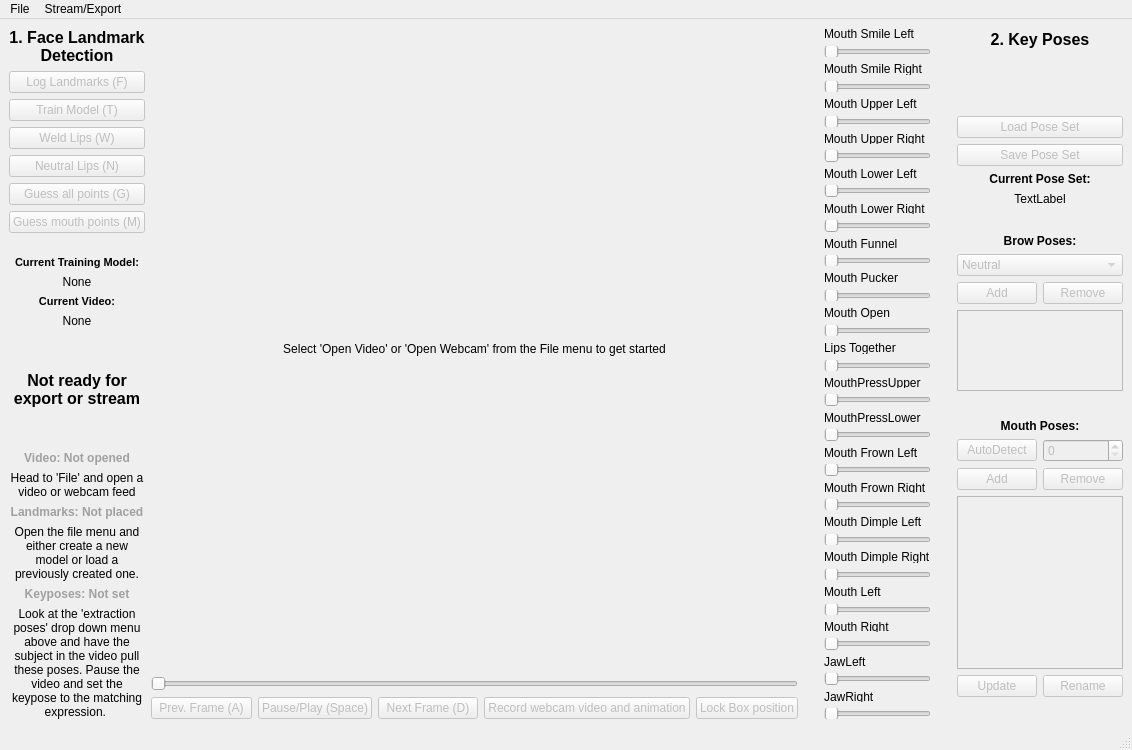
<?xml version="1.0" encoding="UTF-8"?>
<ui version="4.0">
 <class>MainWindow</class>
 <widget class="QMainWindow" name="MainWindow">
  <property name="geometry">
   <rect>
    <x>0</x>
    <y>0</y>
    <width>1132</width>
    <height>750</height>
   </rect>
  </property>
  <property name="sizePolicy">
   <sizepolicy hsizetype="Ignored" vsizetype="Ignored">
    <horstretch>0</horstretch>
    <verstretch>0</verstretch>
   </sizepolicy>
  </property>
  <property name="minimumSize">
   <size>
    <width>750</width>
    <height>750</height>
   </size>
  </property>
  <property name="windowTitle">
   <string>StrongTrack 0.8</string>
  </property>
  <widget class="QWidget" name="centralwidget">
   <property name="minimumSize">
    <size>
     <width>400</width>
     <height>400</height>
    </size>
   </property>
   <property name="mouseTracking">
    <bool>true</bool>
   </property>
   <layout class="QHBoxLayout" name="horizontalLayout_2">
    <item>
     <layout class="QHBoxLayout" name="horizontalLayout" stretch="1,10,0,1,0,1">
      <item>
       <layout class="QVBoxLayout" name="SideBar">
        <property name="spacing">
         <number>6</number>
        </property>
        <property name="sizeConstraint">
         <enum>QLayout::SetDefaultConstraint</enum>
        </property>
        <item>
         <layout class="QVBoxLayout" name="verticalLayout_2">
          <item>
           <spacer name="verticalSpacer_11">
            <property name="orientation">
             <enum>Qt::Vertical</enum>
            </property>
            <property name="sizeType">
             <enum>QSizePolicy::Maximum</enum>
            </property>
            <property name="sizeHint" stdset="0">
             <size>
              <width>20</width>
              <height>20</height>
             </size>
            </property>
           </spacer>
          </item>
          <item>
           <widget class="QLabel" name="label_17">
            <property name="font">
             <font>
              <pointsize>12</pointsize>
              <weight>75</weight>
              <bold>true</bold>
             </font>
            </property>
            <property name="text">
             <string>1. Face Landmark Detection</string>
            </property>
            <property name="alignment">
             <set>Qt::AlignCenter</set>
            </property>
            <property name="wordWrap">
             <bool>true</bool>
            </property>
           </widget>
          </item>
          <item>
           <spacer name="verticalSpacer_3">
            <property name="orientation">
             <enum>Qt::Vertical</enum>
            </property>
            <property name="sizeType">
             <enum>QSizePolicy::Maximum</enum>
            </property>
            <property name="sizeHint" stdset="0">
             <size>
              <width>120</width>
              <height>50</height>
             </size>
            </property>
           </spacer>
          </item>
          <item>
           <layout class="QVBoxLayout" name="verticalLayout_3">
            <item>
             <widget class="QPushButton" name="button_landmarks">
              <property name="enabled">
               <bool>false</bool>
              </property>
              <property name="text">
               <string>Log Landmarks (F)</string>
              </property>
             </widget>
            </item>
            <item>
             <widget class="QPushButton" name="button_train">
              <property name="enabled">
               <bool>false</bool>
              </property>
              <property name="text">
               <string>Train Model (T)</string>
              </property>
             </widget>
            </item>
            <item>
             <widget class="QPushButton" name="button_weld">
              <property name="enabled">
               <bool>false</bool>
              </property>
              <property name="text">
               <string>Weld Lips (W)</string>
              </property>
             </widget>
            </item>
            <item>
             <widget class="QPushButton" name="button_neutral">
              <property name="enabled">
               <bool>false</bool>
              </property>
              <property name="text">
               <string>Neutral Lips (N)</string>
              </property>
             </widget>
            </item>
            <item>
             <widget class="QPushButton" name="button_guess">
              <property name="enabled">
               <bool>false</bool>
              </property>
              <property name="text">
               <string>Guess all points (G)</string>
              </property>
             </widget>
            </item>
            <item>
             <widget class="QPushButton" name="button_mouth">
              <property name="enabled">
               <bool>false</bool>
              </property>
              <property name="text">
               <string>Guess mouth points (M)</string>
              </property>
             </widget>
            </item>
           </layout>
          </item>
          <item>
           <spacer name="verticalSpacer_2">
            <property name="orientation">
             <enum>Qt::Vertical</enum>
            </property>
            <property name="sizeType">
             <enum>QSizePolicy::Maximum</enum>
            </property>
            <property name="sizeHint" stdset="0">
             <size>
              <width>20</width>
              <height>40</height>
             </size>
            </property>
           </spacer>
          </item>
          <item>
           <layout class="QVBoxLayout" name="verticalLayout_5">
            <item>
             <spacer name="verticalSpacer">
              <property name="orientation">
               <enum>Qt::Vertical</enum>
              </property>
              <property name="sizeHint" stdset="0">
               <size>
                <width>20</width>
                <height>20</height>
               </size>
              </property>
             </spacer>
            </item>
            <item>
             <widget class="QLabel" name="label_currentmodeltitle">
              <property name="font">
               <font>
                <pointsize>8</pointsize>
                <weight>75</weight>
                <bold>true</bold>
               </font>
              </property>
              <property name="text">
               <string>Current Training Model:</string>
              </property>
              <property name="alignment">
               <set>Qt::AlignCenter</set>
              </property>
              <property name="wordWrap">
               <bool>true</bool>
              </property>
             </widget>
            </item>
            <item>
             <widget class="QLabel" name="label_currentmodel">
              <property name="text">
               <string>None</string>
              </property>
              <property name="alignment">
               <set>Qt::AlignCenter</set>
              </property>
             </widget>
            </item>
            <item>
             <widget class="QLabel" name="label_currentVideoTitle">
              <property name="font">
               <font>
                <pointsize>8</pointsize>
                <weight>75</weight>
                <bold>true</bold>
               </font>
              </property>
              <property name="text">
               <string>Current Video:</string>
              </property>
              <property name="alignment">
               <set>Qt::AlignCenter</set>
              </property>
             </widget>
            </item>
            <item>
             <widget class="QLabel" name="label_currentVideo">
              <property name="text">
               <string>None</string>
              </property>
              <property name="alignment">
               <set>Qt::AlignCenter</set>
              </property>
             </widget>
            </item>
            <item>
             <spacer name="verticalSpacer_5">
              <property name="orientation">
               <enum>Qt::Vertical</enum>
              </property>
              <property name="sizeHint" stdset="0">
               <size>
                <width>20</width>
                <height>40</height>
               </size>
              </property>
             </spacer>
            </item>
            <item>
             <widget class="QLabel" name="label_exportready">
              <property name="enabled">
               <bool>true</bool>
              </property>
              <property name="palette">
               <palette>
                <active>
                 <colorrole role="WindowText">
                  <brush brushstyle="SolidPattern">
                   <color alpha="255">
                    <red>170</red>
                    <green>0</green>
                    <blue>0</blue>
                   </color>
                  </brush>
                 </colorrole>
                </active>
                <inactive>
                 <colorrole role="WindowText">
                  <brush brushstyle="SolidPattern">
                   <color alpha="255">
                    <red>0</red>
                    <green>0</green>
                    <blue>0</blue>
                   </color>
                  </brush>
                 </colorrole>
                </inactive>
                <disabled>
                 <colorrole role="WindowText">
                  <brush brushstyle="SolidPattern">
                   <color alpha="255">
                    <red>0</red>
                    <green>170</green>
                    <blue>0</blue>
                   </color>
                  </brush>
                 </colorrole>
                </disabled>
               </palette>
              </property>
              <property name="font">
               <font>
                <pointsize>12</pointsize>
                <weight>75</weight>
                <bold>true</bold>
               </font>
              </property>
              <property name="text">
               <string>Not ready for export or stream</string>
              </property>
              <property name="alignment">
               <set>Qt::AlignCenter</set>
              </property>
              <property name="wordWrap">
               <bool>true</bool>
              </property>
             </widget>
            </item>
            <item>
             <spacer name="verticalSpacer_4">
              <property name="orientation">
               <enum>Qt::Vertical</enum>
              </property>
              <property name="sizeHint" stdset="0">
               <size>
                <width>20</width>
                <height>40</height>
               </size>
              </property>
             </spacer>
            </item>
            <item>
             <widget class="QLabel" name="label_videotitle">
              <property name="enabled">
               <bool>true</bool>
              </property>
              <property name="palette">
               <palette>
                <active>
                 <colorrole role="WindowText">
                  <brush brushstyle="SolidPattern">
                   <color alpha="255">
                    <red>170</red>
                    <green>0</green>
                    <blue>0</blue>
                   </color>
                  </brush>
                 </colorrole>
                </active>
                <inactive>
                 <colorrole role="WindowText">
                  <brush brushstyle="SolidPattern">
                   <color alpha="255">
                    <red>160</red>
                    <green>160</green>
                    <blue>160</blue>
                   </color>
                  </brush>
                 </colorrole>
                </inactive>
                <disabled>
                 <colorrole role="WindowText">
                  <brush brushstyle="SolidPattern">
                   <color alpha="255">
                    <red>0</red>
                    <green>170</green>
                    <blue>0</blue>
                   </color>
                  </brush>
                 </colorrole>
                </disabled>
               </palette>
              </property>
              <property name="font">
               <font>
                <weight>75</weight>
                <bold>true</bold>
               </font>
              </property>
              <property name="text">
               <string>Video: Not opened</string>
              </property>
              <property name="alignment">
               <set>Qt::AlignCenter</set>
              </property>
              <property name="wordWrap">
               <bool>true</bool>
              </property>
             </widget>
            </item>
            <item>
             <widget class="QLabel" name="label_videoflavour">
              <property name="text">
               <string>Head to 'File' and open a video or webcam feed</string>
              </property>
              <property name="alignment">
               <set>Qt::AlignCenter</set>
              </property>
              <property name="wordWrap">
               <bool>true</bool>
              </property>
             </widget>
            </item>
            <item>
             <widget class="QLabel" name="label_landmarks">
              <property name="enabled">
               <bool>true</bool>
              </property>
              <property name="palette">
               <palette>
                <active>
                 <colorrole role="WindowText">
                  <brush brushstyle="SolidPattern">
                   <color alpha="255">
                    <red>170</red>
                    <green>0</green>
                    <blue>0</blue>
                   </color>
                  </brush>
                 </colorrole>
                </active>
                <inactive>
                 <colorrole role="WindowText">
                  <brush brushstyle="SolidPattern">
                   <color alpha="255">
                    <red>160</red>
                    <green>160</green>
                    <blue>160</blue>
                   </color>
                  </brush>
                 </colorrole>
                </inactive>
                <disabled>
                 <colorrole role="WindowText">
                  <brush brushstyle="SolidPattern">
                   <color alpha="255">
                    <red>0</red>
                    <green>170</green>
                    <blue>0</blue>
                   </color>
                  </brush>
                 </colorrole>
                </disabled>
               </palette>
              </property>
              <property name="font">
               <font>
                <weight>75</weight>
                <bold>true</bold>
               </font>
              </property>
              <property name="text">
               <string>Landmarks: Not placed</string>
              </property>
              <property name="alignment">
               <set>Qt::AlignCenter</set>
              </property>
              <property name="wordWrap">
               <bool>true</bool>
              </property>
             </widget>
            </item>
            <item>
             <widget class="QLabel" name="label_landmarksflavour">
              <property name="text">
               <string>Open the file menu and either create a new model or load a previously created one.</string>
              </property>
              <property name="alignment">
               <set>Qt::AlignCenter</set>
              </property>
              <property name="wordWrap">
               <bool>true</bool>
              </property>
             </widget>
            </item>
            <item>
             <widget class="QLabel" name="label_keyposes">
              <property name="enabled">
               <bool>true</bool>
              </property>
              <property name="palette">
               <palette>
                <active>
                 <colorrole role="WindowText">
                  <brush brushstyle="SolidPattern">
                   <color alpha="255">
                    <red>170</red>
                    <green>0</green>
                    <blue>0</blue>
                   </color>
                  </brush>
                 </colorrole>
                 <colorrole role="Text">
                  <brush brushstyle="SolidPattern">
                   <color alpha="255">
                    <red>255</red>
                    <green>0</green>
                    <blue>0</blue>
                   </color>
                  </brush>
                 </colorrole>
                </active>
                <inactive>
                 <colorrole role="WindowText">
                  <brush brushstyle="SolidPattern">
                   <color alpha="255">
                    <red>160</red>
                    <green>160</green>
                    <blue>160</blue>
                   </color>
                  </brush>
                 </colorrole>
                 <colorrole role="Text">
                  <brush brushstyle="SolidPattern">
                   <color alpha="255">
                    <red>0</red>
                    <green>0</green>
                    <blue>0</blue>
                   </color>
                  </brush>
                 </colorrole>
                </inactive>
                <disabled>
                 <colorrole role="WindowText">
                  <brush brushstyle="SolidPattern">
                   <color alpha="255">
                    <red>0</red>
                    <green>170</green>
                    <blue>0</blue>
                   </color>
                  </brush>
                 </colorrole>
                 <colorrole role="Text">
                  <brush brushstyle="SolidPattern">
                   <color alpha="255">
                    <red>120</red>
                    <green>120</green>
                    <blue>120</blue>
                   </color>
                  </brush>
                 </colorrole>
                </disabled>
               </palette>
              </property>
              <property name="font">
               <font>
                <weight>75</weight>
                <bold>true</bold>
               </font>
              </property>
              <property name="text">
               <string>Keyposes: Not set</string>
              </property>
              <property name="alignment">
               <set>Qt::AlignCenter</set>
              </property>
              <property name="wordWrap">
               <bool>true</bool>
              </property>
             </widget>
            </item>
            <item>
             <widget class="QLabel" name="label_keyposesflavour">
              <property name="text">
               <string>Look at the 'extraction poses' drop down menu above and have the subject in the video pull these poses. Pause the video and set the keypose to the matching expression. </string>
              </property>
              <property name="alignment">
               <set>Qt::AlignCenter</set>
              </property>
              <property name="wordWrap">
               <bool>true</bool>
              </property>
             </widget>
            </item>
           </layout>
          </item>
         </layout>
        </item>
       </layout>
      </item>
      <item>
       <layout class="QVBoxLayout" name="RightBar" stretch="50,0,0,1">
        <item>
         <layout class="QHBoxLayout" name="vidholder" stretch="0">
          <item alignment="Qt::AlignHCenter|Qt::AlignVCenter">
           <widget class="QLabel" name="label">
            <property name="mouseTracking">
             <bool>true</bool>
            </property>
            <property name="text">
             <string>Select 'Open Video' or 'Open Webcam' from the File menu to get started</string>
            </property>
            <property name="alignment">
             <set>Qt::AlignCenter</set>
            </property>
           </widget>
          </item>
         </layout>
        </item>
        <item>
         <layout class="QHBoxLayout" name="horizontalLayout_7"/>
        </item>
        <item>
         <widget class="QSlider" name="horizontalSlider">
          <property name="enabled">
           <bool>false</bool>
          </property>
          <property name="orientation">
           <enum>Qt::Horizontal</enum>
          </property>
         </widget>
        </item>
        <item>
         <layout class="QVBoxLayout" name="verticalLayout">
          <item>
           <layout class="QHBoxLayout" name="horizontalLayout_3">
            <item>
             <widget class="QPushButton" name="button_prevFrame">
              <property name="enabled">
               <bool>false</bool>
              </property>
              <property name="text">
               <string>Prev. Frame (A)</string>
              </property>
             </widget>
            </item>
            <item>
             <widget class="QPushButton" name="button_playPause">
              <property name="enabled">
               <bool>false</bool>
              </property>
              <property name="text">
               <string>Pause/Play (Space)</string>
              </property>
             </widget>
            </item>
            <item>
             <widget class="QPushButton" name="button_nextFrame">
              <property name="enabled">
               <bool>false</bool>
              </property>
              <property name="text">
               <string>Next Frame (D)</string>
              </property>
             </widget>
            </item>
            <item>
             <widget class="QPushButton" name="button_record">
              <property name="enabled">
               <bool>false</bool>
              </property>
              <property name="text">
               <string>Record webcam video and animation</string>
              </property>
             </widget>
            </item>
            <item>
             <widget class="QPushButton" name="button_lockWebcamBox">
              <property name="enabled">
               <bool>false</bool>
              </property>
              <property name="text">
               <string>Lock Box position</string>
              </property>
             </widget>
            </item>
           </layout>
          </item>
         </layout>
        </item>
       </layout>
      </item>
      <item>
       <spacer name="verticalSpacer_13">
        <property name="orientation">
         <enum>Qt::Vertical</enum>
        </property>
        <property name="sizeHint" stdset="0">
         <size>
          <width>20</width>
          <height>40</height>
         </size>
        </property>
       </spacer>
      </item>
      <item>
       <layout class="QVBoxLayout" name="verticalLayout_6">
        <item>
         <layout class="QVBoxLayout" name="verticalLayout_7">
          <item>
           <widget class="QLabel" name="label_6">
            <property name="text">
             <string>Mouth Smile Left</string>
            </property>
           </widget>
          </item>
          <item>
           <widget class="QSlider" name="slider_mouth_smile_left">
            <property name="orientation">
             <enum>Qt::Horizontal</enum>
            </property>
           </widget>
          </item>
          <item>
           <widget class="QLabel" name="label_14">
            <property name="text">
             <string>Mouth Smile Right</string>
            </property>
           </widget>
          </item>
          <item>
           <widget class="QSlider" name="slider_mouth_smile_right">
            <property name="orientation">
             <enum>Qt::Horizontal</enum>
            </property>
           </widget>
          </item>
          <item>
           <widget class="QLabel" name="label_4">
            <property name="text">
             <string>Mouth Upper Left</string>
            </property>
           </widget>
          </item>
          <item>
           <widget class="QSlider" name="slider_mouth_upper_left">
            <property name="enabled">
             <bool>false</bool>
            </property>
            <property name="orientation">
             <enum>Qt::Horizontal</enum>
            </property>
           </widget>
          </item>
          <item>
           <widget class="QLabel" name="label_mouth_upper_right">
            <property name="text">
             <string>Mouth Upper Right</string>
            </property>
           </widget>
          </item>
          <item>
           <widget class="QSlider" name="slider_mouth_upper_right">
            <property name="enabled">
             <bool>false</bool>
            </property>
            <property name="orientation">
             <enum>Qt::Horizontal</enum>
            </property>
           </widget>
          </item>
          <item>
           <widget class="QLabel" name="label_mouth_lower_left">
            <property name="text">
             <string>Mouth Lower Left</string>
            </property>
           </widget>
          </item>
          <item>
           <widget class="QSlider" name="slider_mouth_lower_left">
            <property name="enabled">
             <bool>false</bool>
            </property>
            <property name="orientation">
             <enum>Qt::Horizontal</enum>
            </property>
           </widget>
          </item>
          <item>
           <widget class="QLabel" name="label_mouth_lower_right">
            <property name="text">
             <string>Mouth Lower Right</string>
            </property>
           </widget>
          </item>
          <item>
           <widget class="QSlider" name="slider_mouth_lower_right">
            <property name="enabled">
             <bool>false</bool>
            </property>
            <property name="orientation">
             <enum>Qt::Horizontal</enum>
            </property>
           </widget>
          </item>
          <item>
           <widget class="QLabel" name="label_mouth_funnel">
            <property name="text">
             <string>Mouth Funnel</string>
            </property>
           </widget>
          </item>
          <item>
           <widget class="QSlider" name="slider_mouth_funnel">
            <property name="enabled">
             <bool>false</bool>
            </property>
            <property name="orientation">
             <enum>Qt::Horizontal</enum>
            </property>
           </widget>
          </item>
          <item>
           <widget class="QLabel" name="label_mouth_pucker">
            <property name="text">
             <string>Mouth Pucker</string>
            </property>
           </widget>
          </item>
          <item>
           <widget class="QSlider" name="slider_mouth_pucker">
            <property name="enabled">
             <bool>false</bool>
            </property>
            <property name="orientation">
             <enum>Qt::Horizontal</enum>
            </property>
           </widget>
          </item>
          <item>
           <widget class="QLabel" name="label_mouth_open">
            <property name="text">
             <string>Mouth Open</string>
            </property>
           </widget>
          </item>
          <item>
           <widget class="QSlider" name="slider_mouth_open">
            <property name="enabled">
             <bool>false</bool>
            </property>
            <property name="orientation">
             <enum>Qt::Horizontal</enum>
            </property>
           </widget>
          </item>
          <item>
           <widget class="QLabel" name="label_5">
            <property name="text">
             <string>Lips Together</string>
            </property>
           </widget>
          </item>
          <item>
           <widget class="QSlider" name="slider_lips_together">
            <property name="enabled">
             <bool>false</bool>
            </property>
            <property name="orientation">
             <enum>Qt::Horizontal</enum>
            </property>
           </widget>
          </item>
          <item>
           <widget class="QLabel" name="label_mouth_press_upper">
            <property name="text">
             <string>MouthPressUpper</string>
            </property>
           </widget>
          </item>
          <item>
           <widget class="QSlider" name="slider_mouth_press_upper">
            <property name="enabled">
             <bool>false</bool>
            </property>
            <property name="orientation">
             <enum>Qt::Horizontal</enum>
            </property>
           </widget>
          </item>
          <item>
           <widget class="QLabel" name="label_7">
            <property name="text">
             <string>MouthPressLower</string>
            </property>
           </widget>
          </item>
          <item>
           <widget class="QSlider" name="slider_mouth_press_lower">
            <property name="enabled">
             <bool>false</bool>
            </property>
            <property name="orientation">
             <enum>Qt::Horizontal</enum>
            </property>
           </widget>
          </item>
          <item>
           <widget class="QLabel" name="label_8">
            <property name="text">
             <string>Mouth Frown Left</string>
            </property>
           </widget>
          </item>
          <item>
           <widget class="QSlider" name="slider_mouth_frown_left">
            <property name="enabled">
             <bool>false</bool>
            </property>
            <property name="orientation">
             <enum>Qt::Horizontal</enum>
            </property>
           </widget>
          </item>
          <item>
           <widget class="QLabel" name="label_9">
            <property name="text">
             <string>Mouth Frown Right</string>
            </property>
           </widget>
          </item>
          <item>
           <widget class="QSlider" name="slider_mouth_frown_right">
            <property name="enabled">
             <bool>false</bool>
            </property>
            <property name="orientation">
             <enum>Qt::Horizontal</enum>
            </property>
           </widget>
          </item>
          <item>
           <widget class="QLabel" name="label_13">
            <property name="text">
             <string>Mouth Dimple Left</string>
            </property>
           </widget>
          </item>
          <item>
           <widget class="QSlider" name="slider_mouth_dimple_left">
            <property name="enabled">
             <bool>false</bool>
            </property>
            <property name="orientation">
             <enum>Qt::Horizontal</enum>
            </property>
           </widget>
          </item>
          <item>
           <widget class="QLabel" name="label_12">
            <property name="text">
             <string>Mouth Dimple Right</string>
            </property>
           </widget>
          </item>
          <item>
           <widget class="QSlider" name="slider_mouth_dimple_right">
            <property name="enabled">
             <bool>false</bool>
            </property>
            <property name="orientation">
             <enum>Qt::Horizontal</enum>
            </property>
           </widget>
          </item>
          <item>
           <widget class="QLabel" name="label_11">
            <property name="text">
             <string>Mouth Left</string>
            </property>
           </widget>
          </item>
          <item>
           <widget class="QSlider" name="slider_mouth_left">
            <property name="enabled">
             <bool>false</bool>
            </property>
            <property name="orientation">
             <enum>Qt::Horizontal</enum>
            </property>
           </widget>
          </item>
          <item>
           <widget class="QLabel" name="label_10">
            <property name="text">
             <string>Mouth Right</string>
            </property>
           </widget>
          </item>
          <item>
           <widget class="QSlider" name="slider_mouth_right">
            <property name="enabled">
             <bool>false</bool>
            </property>
            <property name="orientation">
             <enum>Qt::Horizontal</enum>
            </property>
           </widget>
          </item>
          <item>
           <widget class="QLabel" name="label_15">
            <property name="text">
             <string>JawLeft</string>
            </property>
           </widget>
          </item>
          <item>
           <widget class="QSlider" name="slider_jaw_left">
            <property name="enabled">
             <bool>false</bool>
            </property>
            <property name="orientation">
             <enum>Qt::Horizontal</enum>
            </property>
           </widget>
          </item>
          <item>
           <widget class="QLabel" name="label_16">
            <property name="text">
             <string>JawRight</string>
            </property>
           </widget>
          </item>
          <item>
           <widget class="QSlider" name="slider_jaw_right">
            <property name="enabled">
             <bool>false</bool>
            </property>
            <property name="orientation">
             <enum>Qt::Horizontal</enum>
            </property>
           </widget>
          </item>
         </layout>
        </item>
       </layout>
      </item>
      <item>
       <spacer name="verticalSpacer_12">
        <property name="orientation">
         <enum>Qt::Vertical</enum>
        </property>
        <property name="sizeHint" stdset="0">
         <size>
          <width>20</width>
          <height>40</height>
         </size>
        </property>
       </spacer>
      </item>
      <item>
       <layout class="QVBoxLayout" name="verticalLayout_4">
        <item>
         <spacer name="verticalSpacer_10">
          <property name="orientation">
           <enum>Qt::Vertical</enum>
          </property>
          <property name="sizeType">
           <enum>QSizePolicy::Maximum</enum>
          </property>
          <property name="sizeHint" stdset="0">
           <size>
            <width>20</width>
            <height>20</height>
           </size>
          </property>
         </spacer>
        </item>
        <item>
         <widget class="QLabel" name="label_20">
          <property name="font">
           <font>
            <pointsize>12</pointsize>
            <weight>75</weight>
            <bold>true</bold>
           </font>
          </property>
          <property name="text">
           <string>2. Key Poses</string>
          </property>
          <property name="alignment">
           <set>Qt::AlignCenter</set>
          </property>
         </widget>
        </item>
        <item>
         <spacer name="verticalSpacer_9">
          <property name="orientation">
           <enum>Qt::Vertical</enum>
          </property>
          <property name="sizeType">
           <enum>QSizePolicy::Maximum</enum>
          </property>
          <property name="sizeHint" stdset="0">
           <size>
            <width>20</width>
            <height>80</height>
           </size>
          </property>
         </spacer>
        </item>
        <item>
         <layout class="QHBoxLayout" name="horizontalLayout_6"/>
        </item>
        <item>
         <widget class="QPushButton" name="button_loadSolve">
          <property name="enabled">
           <bool>false</bool>
          </property>
          <property name="text">
           <string>Load Pose Set</string>
          </property>
         </widget>
        </item>
        <item>
         <widget class="QPushButton" name="button_saveSolve">
          <property name="enabled">
           <bool>false</bool>
          </property>
          <property name="text">
           <string>Save Pose Set</string>
          </property>
         </widget>
        </item>
        <item>
         <widget class="QLabel" name="label_2">
          <property name="font">
           <font>
            <weight>75</weight>
            <bold>true</bold>
           </font>
          </property>
          <property name="text">
           <string>Current Pose Set:</string>
          </property>
          <property name="alignment">
           <set>Qt::AlignCenter</set>
          </property>
         </widget>
        </item>
        <item>
         <widget class="QLabel" name="label_3">
          <property name="text">
           <string>TextLabel</string>
          </property>
          <property name="alignment">
           <set>Qt::AlignCenter</set>
          </property>
         </widget>
        </item>
        <item>
         <spacer name="verticalSpacer_7">
          <property name="orientation">
           <enum>Qt::Vertical</enum>
          </property>
          <property name="sizeHint" stdset="0">
           <size>
            <width>20</width>
            <height>40</height>
           </size>
          </property>
         </spacer>
        </item>
        <item>
         <widget class="QLabel" name="label_19">
          <property name="font">
           <font>
            <weight>75</weight>
            <bold>true</bold>
           </font>
          </property>
          <property name="text">
           <string>Brow Poses:</string>
          </property>
          <property name="alignment">
           <set>Qt::AlignCenter</set>
          </property>
         </widget>
        </item>
        <item>
         <widget class="QComboBox" name="comboBox_brows">
          <property name="enabled">
           <bool>false</bool>
          </property>
          <item>
           <property name="text">
            <string>Neutral</string>
           </property>
          </item>
          <item>
           <property name="text">
            <string>Brow Down</string>
           </property>
          </item>
          <item>
           <property name="text">
            <string>Brow Up</string>
           </property>
          </item>
         </widget>
        </item>
        <item>
         <layout class="QHBoxLayout" name="horizontalLayout_8">
          <item>
           <widget class="QPushButton" name="button_addBrowSolve">
            <property name="enabled">
             <bool>false</bool>
            </property>
            <property name="text">
             <string>Add</string>
            </property>
           </widget>
          </item>
          <item>
           <widget class="QPushButton" name="button_removeBrowSolve">
            <property name="enabled">
             <bool>false</bool>
            </property>
            <property name="text">
             <string>Remove</string>
            </property>
           </widget>
          </item>
         </layout>
        </item>
        <item>
         <widget class="QListWidget" name="listWidget_brow">
          <property name="enabled">
           <bool>false</bool>
          </property>
          <property name="maximumSize">
           <size>
            <width>16777215</width>
            <height>100</height>
           </size>
          </property>
         </widget>
        </item>
        <item>
         <spacer name="verticalSpacer_6">
          <property name="orientation">
           <enum>Qt::Vertical</enum>
          </property>
          <property name="sizeHint" stdset="0">
           <size>
            <width>20</width>
            <height>40</height>
           </size>
          </property>
         </spacer>
        </item>
        <item>
         <widget class="QLabel" name="label_18">
          <property name="font">
           <font>
            <weight>75</weight>
            <bold>true</bold>
           </font>
          </property>
          <property name="text">
           <string>Mouth Poses:</string>
          </property>
          <property name="alignment">
           <set>Qt::AlignCenter</set>
          </property>
         </widget>
        </item>
        <item>
         <layout class="QHBoxLayout" name="autodetectLayout">
          <item>
           <widget class="QPushButton" name="button_autoDetect">
            <property name="enabled">
             <bool>false</bool>
            </property>
            <property name="text">
             <string>AutoDetect</string>
            </property>
           </widget>
          </item>
          <item>
           <widget class="QSpinBox" name="autoDetectNumber">
            <property name="enabled">
             <bool>false</bool>
            </property>
           </widget>
          </item>
         </layout>
        </item>
        <item>
         <layout class="QHBoxLayout" name="horizontalLayout_5">
          <item>
           <widget class="QPushButton" name="button_addSolve">
            <property name="enabled">
             <bool>false</bool>
            </property>
            <property name="text">
             <string>Add</string>
            </property>
           </widget>
          </item>
          <item>
           <widget class="QPushButton" name="button_removeSolve">
            <property name="enabled">
             <bool>false</bool>
            </property>
            <property name="text">
             <string>Remove</string>
            </property>
           </widget>
          </item>
         </layout>
        </item>
        <item>
         <widget class="QListWidget" name="listWidget">
          <property name="enabled">
           <bool>false</bool>
          </property>
         </widget>
        </item>
        <item>
         <layout class="QHBoxLayout" name="horizontalLayout_9">
          <item>
           <widget class="QPushButton" name="button_update">
            <property name="enabled">
             <bool>false</bool>
            </property>
            <property name="text">
             <string>Update</string>
            </property>
           </widget>
          </item>
          <item>
           <widget class="QPushButton" name="button_rename">
            <property name="enabled">
             <bool>false</bool>
            </property>
            <property name="text">
             <string>Rename</string>
            </property>
           </widget>
          </item>
         </layout>
        </item>
        <item>
         <spacer name="verticalSpacer_8">
          <property name="orientation">
           <enum>Qt::Vertical</enum>
          </property>
          <property name="sizeHint" stdset="0">
           <size>
            <width>20</width>
            <height>40</height>
           </size>
          </property>
         </spacer>
        </item>
       </layout>
      </item>
     </layout>
    </item>
   </layout>
  </widget>
  <widget class="QMenuBar" name="menubar">
   <property name="geometry">
    <rect>
     <x>0</x>
     <y>0</y>
     <width>1132</width>
     <height>21</height>
    </rect>
   </property>
   <widget class="QMenu" name="menuFile">
    <property name="title">
     <string>File</string>
    </property>
    <addaction name="actionOpen_Video"/>
    <addaction name="separator"/>
    <addaction name="actionOpen_Webcam"/>
    <addaction name="actionOpen_Webcam_Video_recorded"/>
    <addaction name="separator"/>
    <addaction name="actionNew_Model"/>
    <addaction name="actionLoad_Model"/>
    <addaction name="actionPrevious_Model"/>
    <addaction name="separator"/>
    <addaction name="actionExit"/>
   </widget>
   <widget class="QMenu" name="menuData">
    <property name="title">
     <string>Stream/Export</string>
    </property>
    <addaction name="actionExport"/>
    <addaction name="actionStream_OSC"/>
   </widget>
   <addaction name="menuFile"/>
   <addaction name="menuData"/>
  </widget>
  <widget class="QStatusBar" name="statusbar"/>
  <action name="actionOpen_Video">
   <property name="text">
    <string>Open Video...</string>
   </property>
  </action>
  <action name="actionNew_Model">
   <property name="enabled">
    <bool>false</bool>
   </property>
   <property name="text">
    <string>New Model...</string>
   </property>
  </action>
  <action name="actionLoad_Model">
   <property name="enabled">
    <bool>false</bool>
   </property>
   <property name="text">
    <string>Load Model...</string>
   </property>
  </action>
  <action name="actionPrevious_Model">
   <property name="enabled">
    <bool>false</bool>
   </property>
   <property name="text">
    <string>Previous Model</string>
   </property>
  </action>
  <action name="actionExit">
   <property name="text">
    <string>Exit</string>
   </property>
  </action>
  <action name="actionExport">
   <property name="enabled">
    <bool>false</bool>
   </property>
   <property name="text">
    <string>Export...</string>
   </property>
  </action>
  <action name="actionStream_OSC">
   <property name="enabled">
    <bool>false</bool>
   </property>
   <property name="text">
    <string>Stream OSC...</string>
   </property>
  </action>
  <action name="actionDocumentation">
   <property name="text">
    <string>Docs (web link)</string>
   </property>
  </action>
  <action name="actionLicense">
   <property name="text">
    <string>License</string>
   </property>
  </action>
  <action name="actionQuick_Video">
   <property name="text">
    <string>Quick Video</string>
   </property>
  </action>
  <action name="actionOpen_Webcam">
   <property name="text">
    <string>Open Webcam Feed</string>
   </property>
   <property name="whatsThis">
    <string/>
   </property>
  </action>
  <action name="actionRecord_Webcam">
   <property name="enabled">
    <bool>false</bool>
   </property>
   <property name="text">
    <string>Record Webcam</string>
   </property>
  </action>
  <action name="actionOpen_Webcam_Video_recorded">
   <property name="text">
    <string>Open Webcam Video (previously recorded)...</string>
   </property>
   <property name="iconText">
    <string>Open Webcam Video (previously recorded)</string>
   </property>
  </action>
 </widget>
 <resources/>
 <connections/>
</ui>
